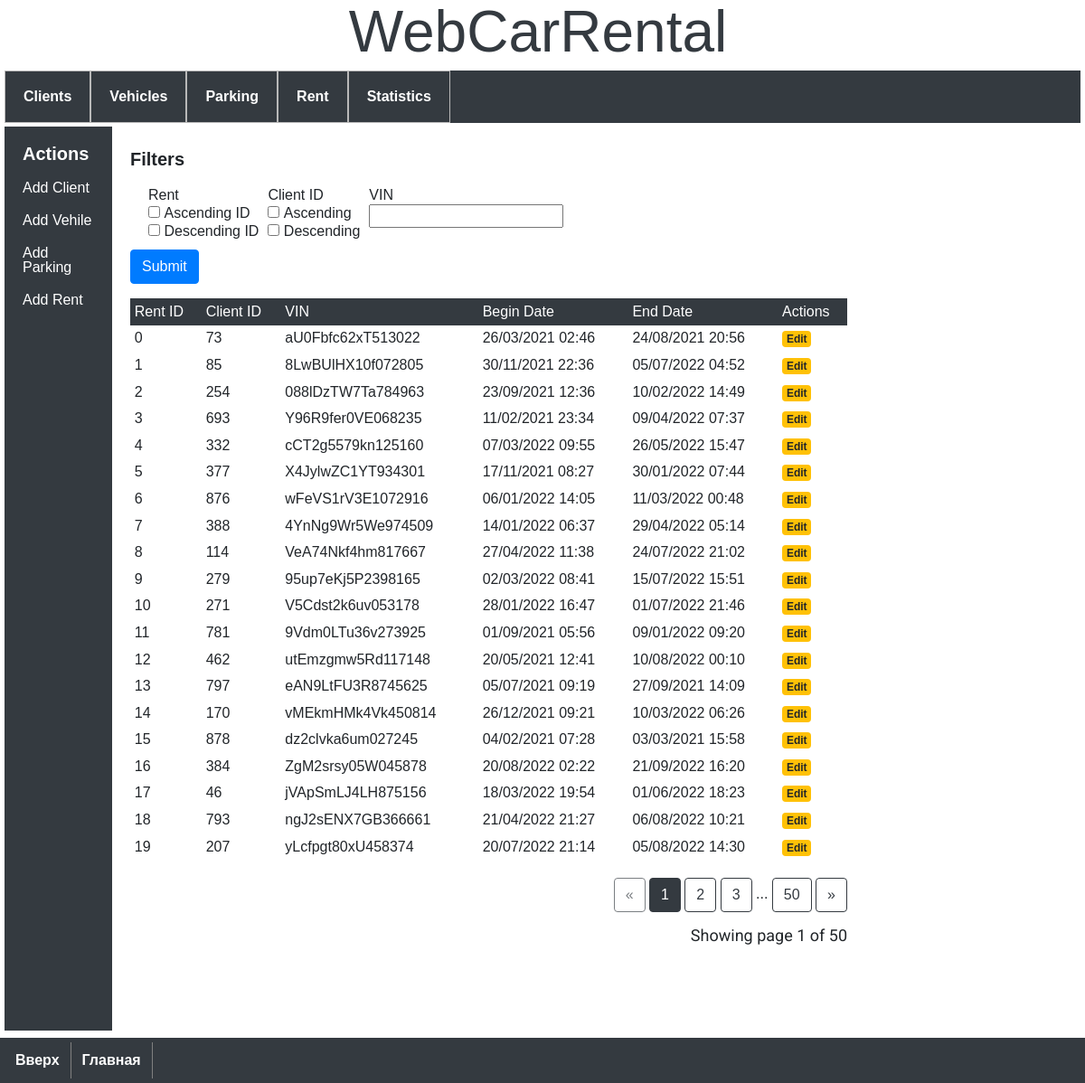
The page /rents on the database as committed earlier.
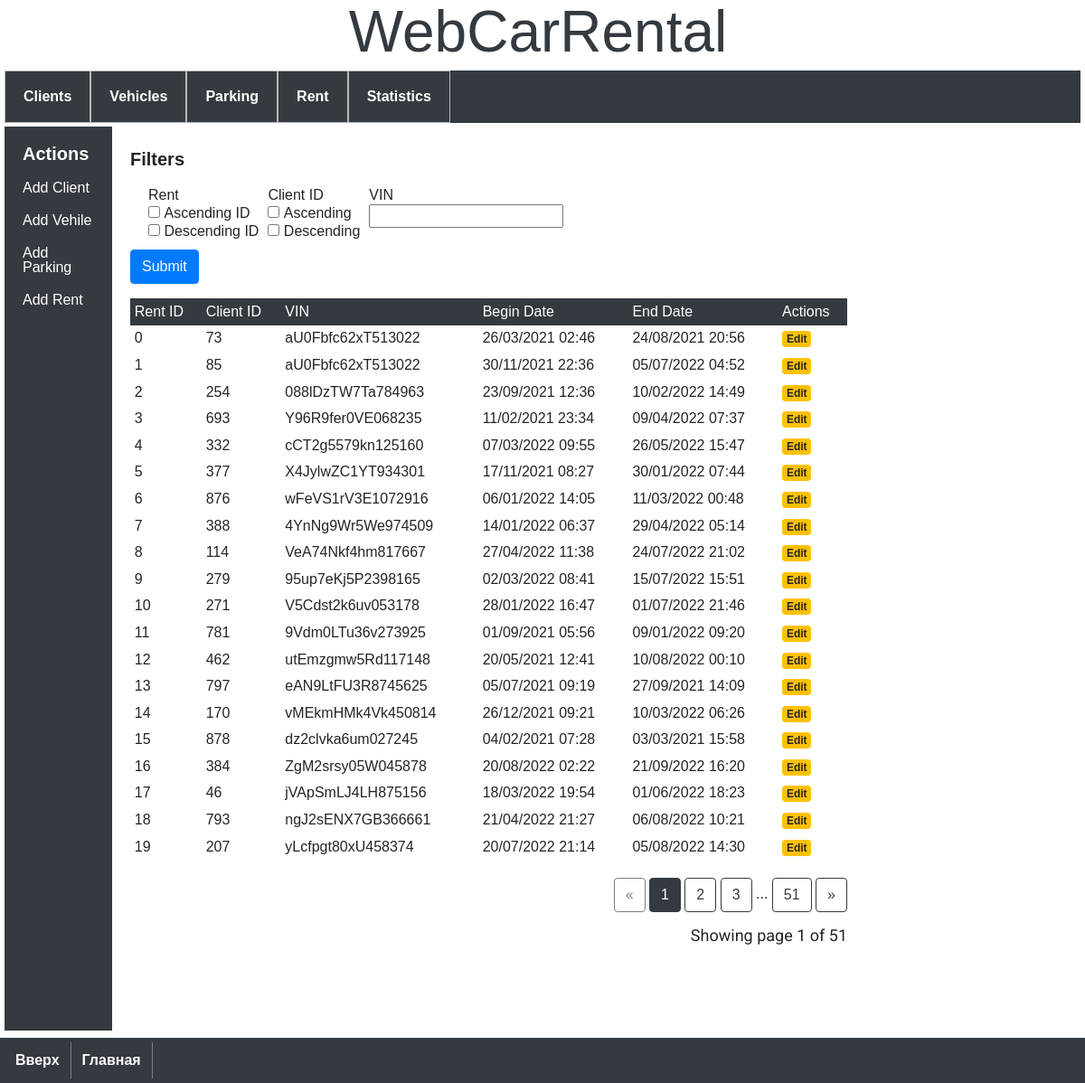
The same page on the database as committed later.
### model.py (models this page shows, shortened)
class Rent(db.Model):
    __tablename__ = 'rent'
    rent_id = db.Column('rent_id', db.INTEGER, primary_key=True, autoincrement=True)
    client_id = db.Column(db.ForeignKey('client.client_id'))
    vin_number = db.Column(db.ForeignKey('vehicle.vin_number'))
    begin_date = db.Column('begin_date', db.String(50), unique=False)
    end_date = db.Column('end_date', db.String(50), unique=False)

### app.py (the view)
@app.route('/rents', methods=('GET', 'POST'))
def rents():
    form=RentsForm()
    page = request.args.get('page', 1, type=int)
    rents = Rent.query
    select_rent = form.select_rent.data
    select_client_id = form.select_client_id.data
    serch_vin = form.serch_vin.data
    if request.method == 'POST':
        page = 1
        check_status_rent(select_rent)
        check_status_client_id(select_client_id)
        check_status_vin(serch_vin)
    if RentsForm.status_rent == '0':
        form.select_rent.data = []
    if RentsForm.status_rent == '1':
        rents = Rent.query
        form.select_rent.data = ['1']
    if RentsForm.status_rent == '2':
        rents = Rent.query.order_by(desc(Rent.rent_id))
        form.select_rent.data = ['2']
    if RentsForm.status_client_id == '0':
        form.select_client_id.data = []
    if RentsForm.status_client_id == '1':
        rents = rents.order_by(Rent.client_id)
        form.select_client_id.data = ['1']
    if RentsForm.status_client_id == '2':
        rents = rents.order_by(desc(Rent.client_id))
        form.select_client_id.data = ['2']
    if serch_vin:
        rents = rents.filter(Rent.vin_number == serch_vin)
    return render_template(
        './rent/rents.html',
        rents=rents.paginate(page=page, per_page=20),
        form=form)

### forms.py (shortened to what this page needs)
class RentsForm(FlaskForm):
    select_rent = MultiCheckboxField(
        label='Rent',
        choices=[
            (1, 'Ascending ID'),
            (2, 'Descending ID')
        ])
    select_client_id = MultiCheckboxField(
        label='Client ID',
        choices=[
            (1, 'Ascending'),
            (2, 'Descending')
        ])
    serch_vin = StringField(
        label='VIN'
    )
    submit = SubmitField(label=('Submit'))
    status_rent = 0
    status_client_id = 0
    status_vin = 0

### templates/rent/rents.html (shortened to what this page needs)
{% extends 'base.html' %}
{% block content %}
<div class="table-responsive">
    <form class='form-horizontal' method="POST">
        <div class="form-group">
            <h2>Filters</h2>
            <div class="filters" style="display: flex;">
                <ul style="display: flex; padding: 10px;">
                    <li style="margin-left: 10px;">
                        {{ form.select_rent.label }}
                        <br>
                        {{ form.select_rent }}
                    </li>
                    <li style="margin-left: 10px;">
                        {{ form.select_client_id.label }}
                        <br>
                        {{ form.select_client_id }}
                    </li>
                    <li style="margin-left: 10px;">
                        {{ form.serch_vin.label }}
                        <br>
                        {{ form.serch_vin }}
                    </li>
                </ul>
            </div>
            {{ form.submit(class="btn btn-primary") }}
        </div>
    </form>
    <table class="table table-sm table-borderless mb-0">
        <thead class="thead-dark">
            <tr>
                <th>Rent ID</th>
                <th>Client ID</th>
                <th>VIN</th>
                <th>Begin Date</th>
                <th>End Date</th>
                <th>Actions</th>
            </tr>
        </thead>
        <tbody>
            {% for rent in rents %}
            <tr>
                <th scope="row">{{ rent.rent_id }}</th>
                <td>{{ rent.client_id }}</td>
                <td>{{ rent.vin_number }}</td>
                <td>{{ rent.begin_date }}</td>
                <td>{{ rent.end_date }}</td>
                <td><a class="badge badge-warning" href="{{ url_for('edit_rent', rent_id=rent.rent_id) }}">Edit</a></td>
            </tr>
            {% endfor %}
        </tbody>
    </table>
</div>
<br>
<div class="text-right">
    <a href="{{ url_for('rents', page=rents.prev_num) }}"
       class="btn btn-outline-dark
       {% if rents.page == 1 %}disabled{% endif %}">
        &laquo;
    </a>
    {% for page_num in rents.iter_pages(left_edge=1, right_edge=1, left_current=1, right_current=2) %}{% if page_num %}
            {% if rents.page == page_num %}
            <a href="{{ url_for('rents', page=page_num) }}"
               class="btn btn-dark">
                {{ page_num }}
            </a>
            {% else %}
            <a href="{{ url_for('rents', page=page_num) }}"
               class="btn btn-outline-dark">
                {{ page_num }}
            </a>
            {% endif %}
        {% else %}
            ...
        {% endif %}
    {% endfor %}    <a href="{{ url_for('rents', page=rents.next_num) }}"
       class="btn btn-outline-dark
       {% if rents.page == rents.pages %}disabled{% endif %}">
        &raquo;
    </a>
</div>
<p class="text-right mt-3">
   Showing page {{ rents.page }} of {{ rents.pages }}
</p>
{% endblock %}

### templates/base.html (shortened to what this page needs)
<!DOCTYPE html>
<html lang="en">
<head>
    <link rel="stylesheet" href="https://stackpath.bootstrapcdn.com/bootstrap/4.3.1/css/bootstrap.min.css"
>
    <link rel="stylesheet" href="./../../static/css/reset.css">
    <link rel="stylesheet" href="./../../static/css/styles.css">
</head>
<body>
    <div class="my-container">
        <div class="my-header">
            <div class="my-title-block">
                <h1 class="stroke">WebCarRental</h1>
            </div>
        </div>
        <div class="nav-pane">
            <ul>
                <li><a href="{{url_for('clients')}}">Clients</a></li>
                <li><a href="{{url_for('vehicles')}}">Vehicles</a></li>
                <li><a href="{{url_for('parkings')}}">Parking</a></li>
                <li><a href="{{url_for('rents')}}">Rent</a></li>
                <li><a href="{{url_for('statistics')}}">Statistics</a></li>
            </ul>
        </div>
        <div class="content-wrapper">
            <div class="sidebar">
                <div class="actions">
                    <h3>Actions</h3>
                    <ul class="skills">
                        <li><a href="{{url_for('create_client')}}">Add Client</a></li>
                        <li><a href="{{url_for('create_vehicle')}}">Add Vehile</a></li>
                        <li><a href="{{url_for('create_parking')}}">Add Parking</a></li>
                        <li><a href="{{url_for('create_rent')}}">Add Rent</a></li>
                    </ul>
                </div>
            </div>
            <div class="content">
                {% block content %}
                {% endblock %}
            </div>
        </div>
    </div>
    <div class="nav-bottom">
        <ul>
            <li><a id="bottom" href="#top">Вверх</a></li>
            <li><a href="index.html">Главная</a></li>
        </ul>
    </div>
</body>
</html>

### static/css/styles.css (style rules this page uses)
h1 { font: 2em Arial, sans-serif; font-size: 30px; font-weight: bold; margin-bottom: 10px; color: #343A40; }
h3 { color: white; font-size: 20px; font-weight: bold; margin-bottom: 10px; }
h2 { font-size: 20px; font-weight: bold; margin-bottom: 10px; margin-top: 10px; }
h1 { font: 100% serif; }
p { font-family: 'Roboto', sans-serif; font-size: large; margin-left: 10px; text-indent: 20px; }
body { font-family: 'Montserrat', sans-serif; }
.my-container { width: 100%; min-height: 600px; border: 5px solid #fff; margin: 0 auto; background: #fff; }
.my-header { display: flex; height: 70px; margin-bottom: 3px; }
.my-title-block { justify-content: center; align-items: center; display: flex; font-size: 200%; width: 100%; height: 100%; color: #fff; margin-right: 10px; }
.stroke { font: 2em Arial, sans-serif; }
.nav-pane ul { display: flex; background: #343A40; }
.nav-pane li a { display: flex; padding: 20px; text-decoration: none; color: White; font-weight: bold; border: 1px solid rgb(185, 185, 185); }
.nav-bottom { display: flex; padding: 5px; background-color: #343A40; width: 100%; }
.nav-bottom ul { display: flex; width: 5px; }
.nav-bottom li a { display: flex; font-weight: bold; padding: 12px; text-decoration: none; color: white; border-right: 1px solid gray; }
.content-wrapper { height: 100%; display: flex; }
.content { width: 70%; padding: 20px; line-height: 20px; margin-bottom: 3px; }
.sidebar { margin-top: 4px; background-color: #343A40; width: 10%; height: 1000px; padding: 20px; margin-bottom: 3px; }
.skills li { padding: 10px 0; transition: transform .5s ease; cursor: pointer; }
.skills li a { text-decoration: none; color: white; }

Rows that differ between the two databases and show on the page:
changed Rent id 1: vin_number "8LwBUlHX10f072805" → "aU0Fbfc62xT513022"
Other text that changed with them:
{{ rents.pages }}: "50" → "51"
new list line: "51"
list line gone: "50"
